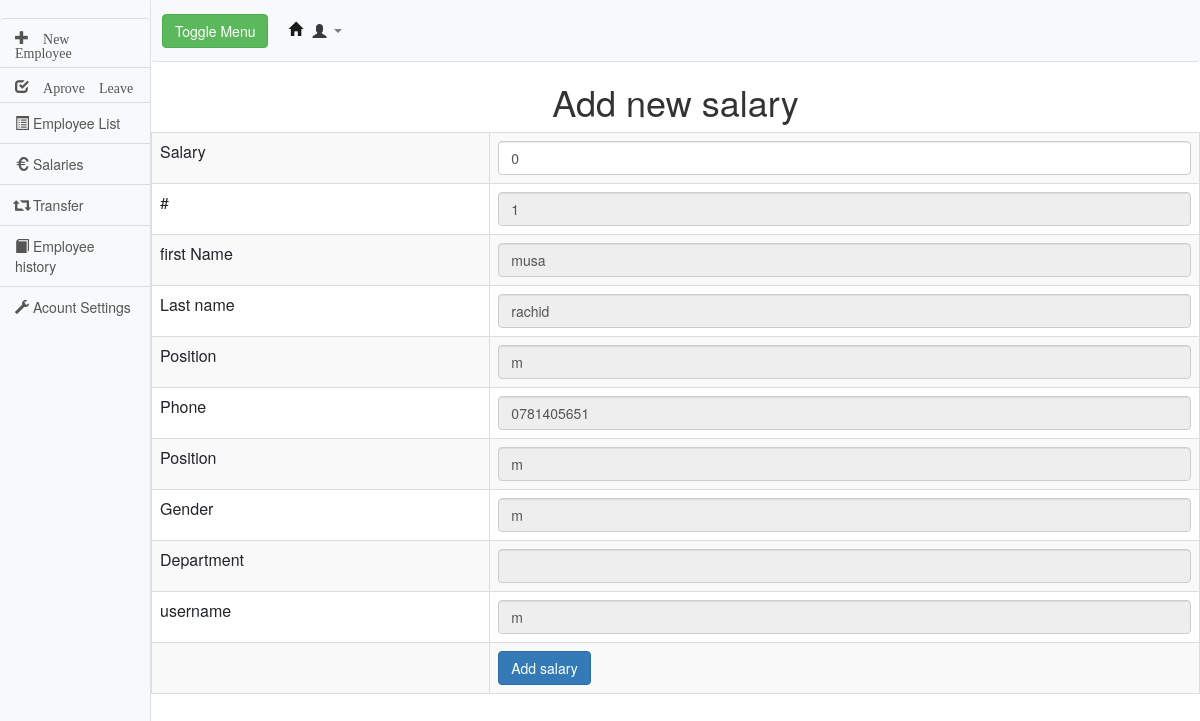
/new_salary.php?id=1, run on the app's committed database.
### tables this page shows
CREATE TABLE `employee` (
  `id` int(11) NOT NULL auto_increment,
  `email` varchar(255) NOT NULL,
  `fname` varchar(255) NOT NULL,
  `lname` varchar(255) NOT NULL,
  `phone` varchar(255) NOT NULL,
  `gender` varchar(255) NOT NULL,
  `position` varchar(255) NOT NULL,
  `username` varchar(255) NOT NULL,
  `password` varchar(255) NOT NULL,
  `usertype` varchar(255) NOT NULL default 'employee',
  PRIMARY KEY  (`id`)
);

### new_salary.php (the view, shortened to what this page needs)
<?php
if(isset($_GET["id"]) && !empty(trim($_GET["id"]))){
    require_once "config.php";
    $sql = "SELECT * FROM employee WHERE id = ?";
    if($stmt = mysqli_prepare($link, $sql)){
        mysqli_stmt_bind_param($stmt, "i", $param_id);
        if(mysqli_stmt_execute($stmt)){
            $result = mysqli_stmt_get_result($stmt);
            if(mysqli_num_rows($result) == 1){
                $row = mysqli_fetch_array($result, MYSQLI_ASSOC);
            } else{
                header("location: error.php");
                exit();
            }
        } else{
            echo "Oops! Something went wrong. Please try again later.";
        }
    }
} else{
    header("location: error.php");
    exit();
}
?>
<html>
<head>
<link rel="stylesheet" href="https://maxcdn.bootstrapcdn.com/bootstrap/3.4.0/css/bootstrap.min.css">
<link href="vendor/bootstrap/css/bootstrap.min.css" rel="stylesheet">
<link href="css/simple-sidebar.css" rel="stylesheet">
<link rel="stylesheet" href="https://stackpath.bootstrapcdn.com/bootstrap/4.3.1/css/bootstrap.min.css">
<link rel="stylesheet" href="https://maxcdn.bootstrapcdn.com/bootstrap/3.3.7/css/bootstrap.css">
</head>
<body>
<div class="d-flex" id="wrapper">
    <div class="bg-light border-right" id="sidebar-wrapper">
      <div class="sidebar-heading "><?php echo $_SESSION['first']; ?> </div>
      <div class="list-group list-group-flush">
        <a href="addemployee.php" class="list-group-item list-group-item-action bg-light"><span class="glyphicon  glyphicon-plus"> New Employee</span></a>
        <a href="aprovevac.php" class="list-group-item list-group-item-action bg-light"> <span class="glyphicon glyphicon-check"> Aprove Leave</span></a>
        <a href="employee_report.php" class="list-group-item list-group-item-action bg-light"><span class="glyphicon glyphicon-list-alt"></span>  Employee List</a>
        <a href="salary.php" class="list-group-item list-group-item-action bg-light"><span class="glyphicon glyphicon-eur"></span> Salaries</a>
        <a href="employee_transfer.php" class="list-group-item list-group-item-action bg-light"> <span class="glyphicon glyphicon-retweet"></span> Transfer</a>
        <a href="working_history.php" class="list-group-item list-group-item-action bg-light"> <span class=" glyphicon glyphicon-book"></span> Employee history</a>
        <a href="hr-transfer.php" class="list-group-item list-group-item-action bg-light"> <span class="glyphicon glyphicon-wrench"></span> Acount Settings</a>
      </div>
    </div>
    <div id="page-content-wrapper">
      <nav class="navbar navbar-expand-lg navbar-light bg-light border-bottom">
        <button class="btn btn-success" id="menu-toggle">Toggle Menu</button>
        <div class="collapse navbar-collapse" id="navbarSupportedContent">
          <ul class="navbar-nav ml-auto mt-2 mt-lg-0">
            <li class="nav-item active">
              <a  class="nav-link" href="human-resource.php">
          <span class="glyphicon glyphicon-home"></span>
        </a>
            </li>
            <li class="nav-item dropdown">
              <a  class="nav-link dropdown-toggle"  id="navbarDropdown" role="button" data-toggle="dropdown" aria-haspopup="true" aria-expanded="false">
              <span class="glyphicon text-dark glyphicon-user"></span>
              </a>
            </li>
          </ul>
        </div>
      </nav>
<center> <h1>Add new salary</h1> </center>
<form action="#" method="POST"  >
<table class='table table-hover table-striped  table-bordered'>
<tr>
        <td>Salary</td>
        <td> <input type="text" class="form-control" name="salary"  value="0" ?></td>
    </tr>
    <tr>
        <td> #</td>
        <td>  <input type="text" class="form-control" name="id" value="<?php echo $row["id"]; ?> " readonly > </td>
    </tr>
    <tr>
        <td> first Name</td>
        <td>  <input type="text" class="form-control" name="fname" value="<?php echo $row["fname"]; ?> " readonly > </td>
    </tr>
    <tr>
        <td>Last name</td>
        <td>  <input type="text" class="form-control" name="lname"  value="<?php echo $row["lname"];  ?> " readonly></td>
    </tr>
    <tr>
        <td>Position</td>
        <td> <input type="text" class="form-control" name="position"  value="<?php echo $row["position"]; ?> "readonly ></td>
    </tr>
    <tr>
        <td>Phone</td>
        <td> <input type="text" class="form-control" name="phone"  value="<?php echo $row["phone"]; ?> " readonly> </td>
    </tr>
    <tr>
        <td>Position</td>
        <td> <input type="text" class="form-control" name="position"  value="<?php echo $row["position"]; ?> " readonly></td>
    </tr>
    <tr>
        <td>Gender</td>
        <td> <input type="text" class="form-control" name="gender"  value="<?php echo $row["gender"]; ?> " readonly></td>
    </tr>
    <tr>
        <td>Department</td>
        <td> <input type="text" class="form-control" name="department"  value="<?php echo $row["department"]; ?> "readonly ></td>
    </tr>
    <tr>
        <td>username</td>
        <td> <input type="text" class="form-control" name="username"  value="<?php echo $row["username"]; ?> "readonly ></td>
    </tr>
    <tr>
        <td></td>
        <td>
            <input type="submit" name="add_salary" class="btn btn-primary" value="Add salary">
        </td>
    </tr>
</table>
</form>
</div>
</div>
</body>
</html>

### css/simple-sidebar.css (style rules this page uses)
body { overflow-x: hidden; }
#sidebar-wrapper { min-height: 100vh; margin-left: -15rem; -webkit-transition: margin .25s ease-out; -moz-transition: margin .25s ease-out; -o-transition: margin .25s ease-out; transition: margin .25s ease-out; }
#sidebar-wrapper .sidebar-heading { padding: 0.875rem 1.25rem; font-size: 1.2rem; }
#sidebar-wrapper .list-group { width: 15rem; }
#page-content-wrapper { min-width: 100vw; }
@media (min-width: 768px) { #sidebar-wrapper { margin-left: 0; } }
@media (min-width: 768px) { #page-content-wrapper { min-width: 0; width: 100%; } }

### data on the page
employee: id "1", fname "musa", lname "rachid", position "m", phone "0781405651", gender "m", username "m"
